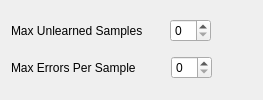
           <widget class="QWidget" name="maxError">
            <layout class="QVBoxLayout" name="verticalLayout_5">
             <item>
              <layout class="QHBoxLayout" name="layout_maxGlobal">
               <item>
                <widget class="QLabel" name="label_10">
                 <property name="text">
                  <string>Max Unlearned Samples</string>
                 </property>
                </widget>
               </item>
               <item>
                <spacer name="horizontalSpacer_15">
                 <property name="orientation">
                  <enum>Qt::Horizontal</enum>
                 </property>
                 <property name="sizeType">
                  <enum>QSizePolicy::Maximum</enum>
                 </property>
                 <property name="sizeHint" stdset="0">
                  <size>
                   <width>21</width>
                   <height>20</height>
                  </size>
                 </property>
                </spacer>
               </item>
               <item>
                <widget class="QSpinBox" name="box_maxGlobal"/>
               </item>
               <item>
                <spacer name="horizontalSpacer_16">
                 <property name="orientation">
                  <enum>Qt::Horizontal</enum>
                 </property>
                 <property name="sizeHint" stdset="0">
                  <size>
                   <width>40</width>
                   <height>20</height>
                  </size>
                 </property>
                </spacer>
               </item>
              </layout>
             </item>
             <item>
              <layout class="QHBoxLayout" name="layout_maxLocal">
               <item>
                <widget class="QLabel" name="label_11">
                 <property name="text">
                  <string>Max Errors Per Sample</string>
                 </property>
                </widget>
               </item>
               <item>
                <spacer name="horizontalSpacer_17">
                 <property name="orientation">
                  <enum>Qt::Horizontal</enum>
                 </property>
                 <property name="sizeType">
                  <enum>QSizePolicy::Maximum</enum>
                 </property>
                 <property name="sizeHint" stdset="0">
                  <size>
                   <width>29</width>
                   <height>20</height>
                  </size>
                 </property>
                </spacer>
               </item>
               <item>
                <widget class="QSpinBox" name="box_maxLocal"/>
               </item>
               <item>
                <spacer name="horizontalSpacer_18">
                 <property name="orientation">
                  <enum>Qt::Horizontal</enum>
                 </property>
                 <property name="sizeHint" stdset="0">
                  <size>
                   <width>40</width>
                   <height>20</height>
                  </size>
                 </property>
                </spacer>
               </item>
              </layout>
             </item>
            </layout>
           </widget>
